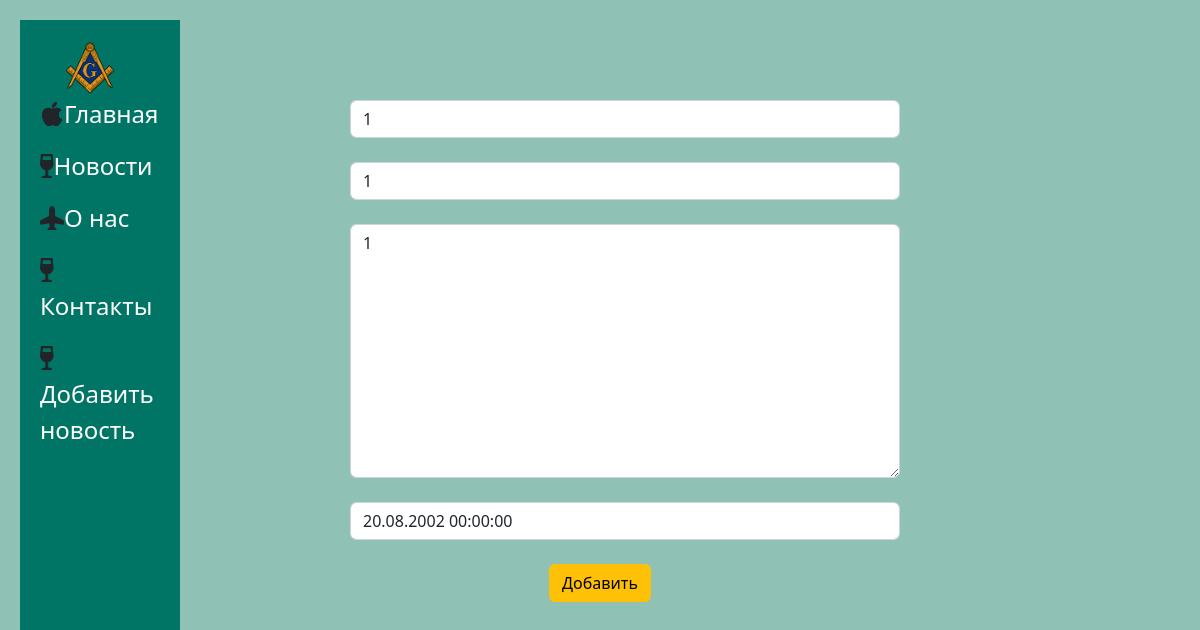
Screenshot of /news/15/update with the database file from the repository.
### news/models.py (models this page shows, shortened)
class Articles(models.Model):
    name = models.CharField("Название", max_length=50)
    anons = models.CharField("Анонс", max_length=100)
    full_text = models.TextField("Текс", max_length=300)
    data = models.DateTimeField("Дата публикации")
    class Meta:
        verbose_name = "Новость"
        verbose_name_plural = "Новости"

### news/views.py (the view)
# urls.py: path('<int:pk>/update', views.NewsUpdateView.as_view(), name='update')
class NewsUpdateView(UpdateView):
    model = Articles
    template_name = 'news/create_news.html'
    form_class = ArticlesForms

### news/forms.py
class ArticlesForms(ModelForm):
    class Meta:
        model = Articles
        fields = [
            'name',
            'anons',
            'full_text',
            'data'
        ]
        widgets = {
            'name': TextInput(attrs={
                'class': 'form-control',
                'placeholder': 'Название статьи:',
            }),
            'anons': TextInput(attrs={
                'class': 'form-control',
                'placeholder': 'Анонс статьи:',
            }),
            'full_text': Textarea(attrs={
                'class': 'form-control',
                'placeholder': 'Текст статьи:',
            }),
            'data': DateTimeInput(attrs={
                'class': 'form-control',
                'placeholder': 'Дата статьи:',
            })
        }

### news/templates/news/create_news.html (shortened to what this page needs)
{% extends 'main/layout.html' %}
{% block body %}
<center>
    <div class="add_news">
        <form method="post">
            {{ form.name }}<br>
            {{ form.anons }}<br>
            {{ form.full_text }}<br>
            {{ form.data }}<br>
            <button class="btn btn-warning" type="submit">Добавить</button>
        </form>
    </div>
</center>
{% endblock %}

### main/static/main/css/main.css (style rules this page uses)
body { background: #8FC1B5; }
.form-control { width: 550px; }
.add_news { padding-top:50px; }
form { width: 500px; margin-top: 50px; }

### rows the page displays
Articles: name "1", anons "1", full_text "1", data "20.08.2002 00:00:00"
